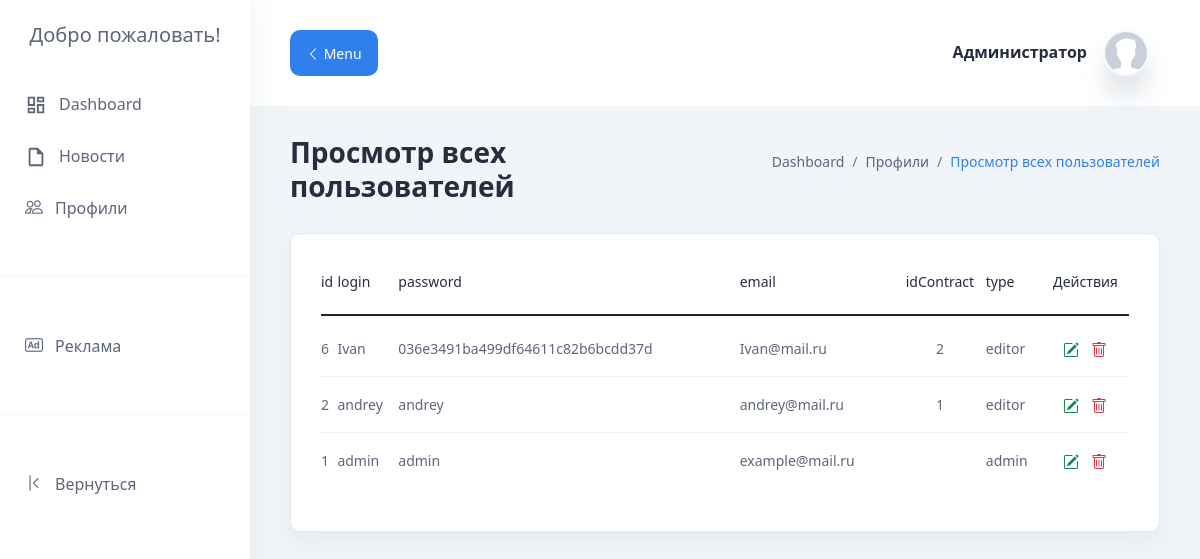
/app/admin/view-all-users.php (signed in), run on the app's committed database.
### tables this page shows
CREATE TABLE `users` (
  `id` int NOT NULL,
  `login` text NOT NULL,
  `password` text NOT NULL,
  `email` text NOT NULL,
  `idContract` int DEFAULT NULL,
  `type` text NOT NULL,
  `img` text
);

### app/database/db.php (called while the page is built, shortened)
<?php
require('connect.php');
function selectAll($table, $argumentName = NULL, $params = [], $LIMIT = null, $sortOrder = null, $sortTime = false, $OFFSET = null)
{
    global $conn;
    if (!empty($argumentName)) {
        $sql = "SELECT $argumentName FROM $table";
        if (!empty($params)) {
            $i = 0;
            foreach ($params as $key => $value) {
                if ($i === 0) {
                    $sql = $sql . " WHERE $key = '$value'";
                } else {
                    $sql = $sql . " AND $key = '$value'";
                }
                $i++;
            }
        }
    } else {
        $sql = "SELECT * FROM $table";
    }
    if ($sortTime == true && !empty($sortOrder)) {
        $sql = $sql . " ORDER BY " . $sortOrder . " DESC, STR_TO_DATE(datePublication, '%Y-%m-%d %H:%i') DESC";
    } else if ($sortTime == true && empty($sortOrder)) {
        $sql = $sql . " ORDER BY STR_TO_DATE(datePublication, '%Y-%m-%d %H:%i') DESC";
    } else if ($sortTime == false && !empty($sortOrder)) {
        $sql = $sql . " ORDER BY " . $sortOrder . " DESC";
    }
    if (!empty($LIMIT)) {
        $sql = $sql . " LIMIT " . $LIMIT;
    }
    $query = $conn->query($sql);
    return $query->fetch_all(MYSQLI_ASSOC);
}

### app/admin/view-all-users.php (the view, shortened to what this page needs)
<?php
include("../database/db.php");
$page = $_GET['page'] ?? 1;
?>
<!doctype html>
<html lang="ru">
<head>
    <link href="https://cdn.jsdelivr.net/npm/bootstrap@5.1.1/dist/css/bootstrap.min.css" rel="stylesheet"
>
    <link rel="stylesheet" href="https://material.io/components/text-fields/web#using-text-fields">
    <link rel="stylesheet" href="https://cdn.jsdelivr.net/npm/bootstrap-icons@1.5.0/font/bootstrap-icons.css">
    <link rel="stylesheet" href="../../assets/css/adminstyle.css">
</head>
<body>
<?php require("adminheader.php");
$limit = 10;
$offset = $limit * ($page - 1);
$allUsers = selectALL('users', null, [], $limit, "id", null, $offset);
?>
<section class="section">
    <div class="container-fluid">
        <div class="title-wrapper pt-30">
            <div class="row align-items-center">
                <div class="col-md-6">
                    <div class="title mb-30">
                        <h2>Просмотр всех пользователей</h2>
                    </div>
                </div>
                <div class="col-md-6">
                    <div class="breadcrumb-wrapper mb-30">
                        <nav aria-label="breadcrumb">
                            <ol class="breadcrumb">
                                <li class="breadcrumb-item">
                                    <a href="/admin.php">Dashboard</a>
                                </li>
                                <li class="breadcrumb-item">
                                    <a href="#">Профили</a>
                                </li>
                                <li class="breadcrumb-item active" aria-current="page">
                                    Просмотр всех пользователей
                                </li>
                            </ol>
                        </nav>
                    </div>
                </div>
            </div>
        </div>
        <div class="row">
            <div class="col-lg-12">
                <div class="card-style">
                    <div class="table-wrapper table-responsive">
                        <table class="table table-hover bg-white">
                            <thead>
                            <tr>
                                <th scope="col">
                                    <h6>id</h6>
                                </th>
                                <th scope="col">
                                    <h6>login</h6>
                                </th>
                                <th scope="col">
                                    <h6>password</h6>
                                </th>
                                <th scope="col">
                                    <h6>email</h6>
                                </th>
                                <th scope="col" class="text-center">
                                    <h6>idContract</h6>
                                </th>
                                <th scope="col">
                                    <h6>type</h6>
                                </th>
                                <th scope="col">
                                    <h6 class="text-center">Действия</h6>
                                </th>
                            </tr>
                            </thead>
                            <tbody>
                            <?php for ($i = 0; $i < count($allUsers); $i++) { ?>
                                <tr>
                                    <td scope="row" class="min-width">
                                        <p><?= $allUsers[$i]['id'] ?></p>
                                    </td>
                                    <td class="min-width">
                                        <p><?= $allUsers[$i]['login'] ?></p>
                                    </td>
                                    <td class="min-width">
                                        <p><?= $allUsers[$i]['password'] ?></p>
                                    </td>
                                    <td class="min-width">
                                        <p><?= $allUsers[$i]['email'] ?></p>
                                    </td>
                                    <td class="min-width text-center">
                                        <p><?= $allUsers[$i]['idContract'] ?></p>
                                    </td>
                                    <td class="min-width">
                                        <p><?= $allUsers[$i]['type'] ?></p>
                                    </td>
                                    <td class="min-width">
                                        <div class="action">
                                            <a href="edit-user.php?id=<?= $allUsers[$i]['id'] ?>" class="text-success">
                                            </a>
                                            <a href="/app/controllers/delete-user.php?id=<?= $allUsers[$i]['id'] ?>"
                                               class="text-danger">
                                            </a>
                                        </div>
                                    </td>
                                </tr>
                            <?php } ?>
                            </tbody>
                        </table>
                    </div>
                    <div class="d-flex justify-content-end">
                    </div>
                </div>
            </div>
        </div>
    </div>
</section>
</main>
</body>
</html>

### assets/css/adminstyle.css (style rules this page uses)
body { background: #f1f5f9; }
a { text-decoration: none; }
p { font-size: 16px; font-weight: 400; line-height: 25px; margin: 0; }
ul, ol { margin: 0; padding: 0; list-style-type: none; }
.main-wrapper .container-fluid { padding-left: 40px; padding-right: 40px; }
.main-wrapper .container-fluid .title-wrapper .col-md-6 .title h2 { font-size: 28px; font-weight: 600; color: #262d3f; margin: 0; }
.main-wrapper .container-fluid .title-wrapper .col-md-6 .breadcrumb-wrapper { display: -webkit-box; display: -ms-flexbox; display: flex; -webkit-box-pack: end; -ms-flex-pack: end; justify-content: flex-end; }
.main-wrapper .container-fluid .title-wrapper .col-md-6 .breadcrumb-wrapper .breadcrumb li { font-size: 14px; color: #2f80ed; }
.main-wrapper .container-fluid .title-wrapper .col-md-6 .breadcrumb-wrapper .breadcrumb li a { color: #5d657b; }
.main-wrapper .container-fluid .row .card-style { background: #fff; -webkit-box-sizing: border-box; box-sizing: border-box; padding: 25px 30px; position: relative; border: 1px solid #e2e8f0; -webkit-box-shadow: 0 10px 20px rgba(200, 208, 216, 0.3); box-shadow: 0 10px 20px rgba(200, 208, 216, 0.3); border-radius: 10px; margin-bottom: 2em; }
.main-wrapper .container-fluid .row .card-style .table th h6 { font-weight: 500; color: #262d3f; font-size: 14px; }
.main-wrapper .container-fluid .row .card-style .table > :not(:last-child) > :last-child * { border-bottom-color: #efefef; }
.main-wrapper .container-fluid .row .card-style .table > :not(caption) > * > * { padding: 15px 0; border-bottom-color: #efefef; vertical-align: middle; }
.main-wrapper .container-fluid .row .card-style .table tbody tr:first-child > * { padding-top: 20px; }
.main-wrapper .container-fluid .row .card-style .table tbody tr:last-child > * { border-bottom-color: transparent; padding-bottom: 0; }
.main-wrapper .container-fluid .row .card-style .table td p { font-size: 14px; color: #5d657b; }
.main-wrapper .container-fluid .row .card-style .table .action { display: -webkit-box; display: -ms-flexbox; display: flex; -webkit-box-align: center; -ms-flex-align: center; align-items: center; place-content: center; }
.main-wrapper .container-fluid .row .card-style .table .action a { padding: 0 6px; }
.main-wrapper .container-fluid .row .card-style .d-flex { padding-top: 1em; }
.pt-30 { padding-top: 30px; }
.mb-30 { margin-bottom: 30px; }

### data on the page
users: id "6", login "Ivan", password "036e3491ba499df64611c82b6bcdd37d", email "Ivan@mail.ru", idContract "2", type "editor"
users: id "2", login "andrey", password "andrey", email "andrey@mail.ru", idContract "1", type "editor"
users: id "1", login "admin", password "admin", email "example@mail.ru", type "admin"
